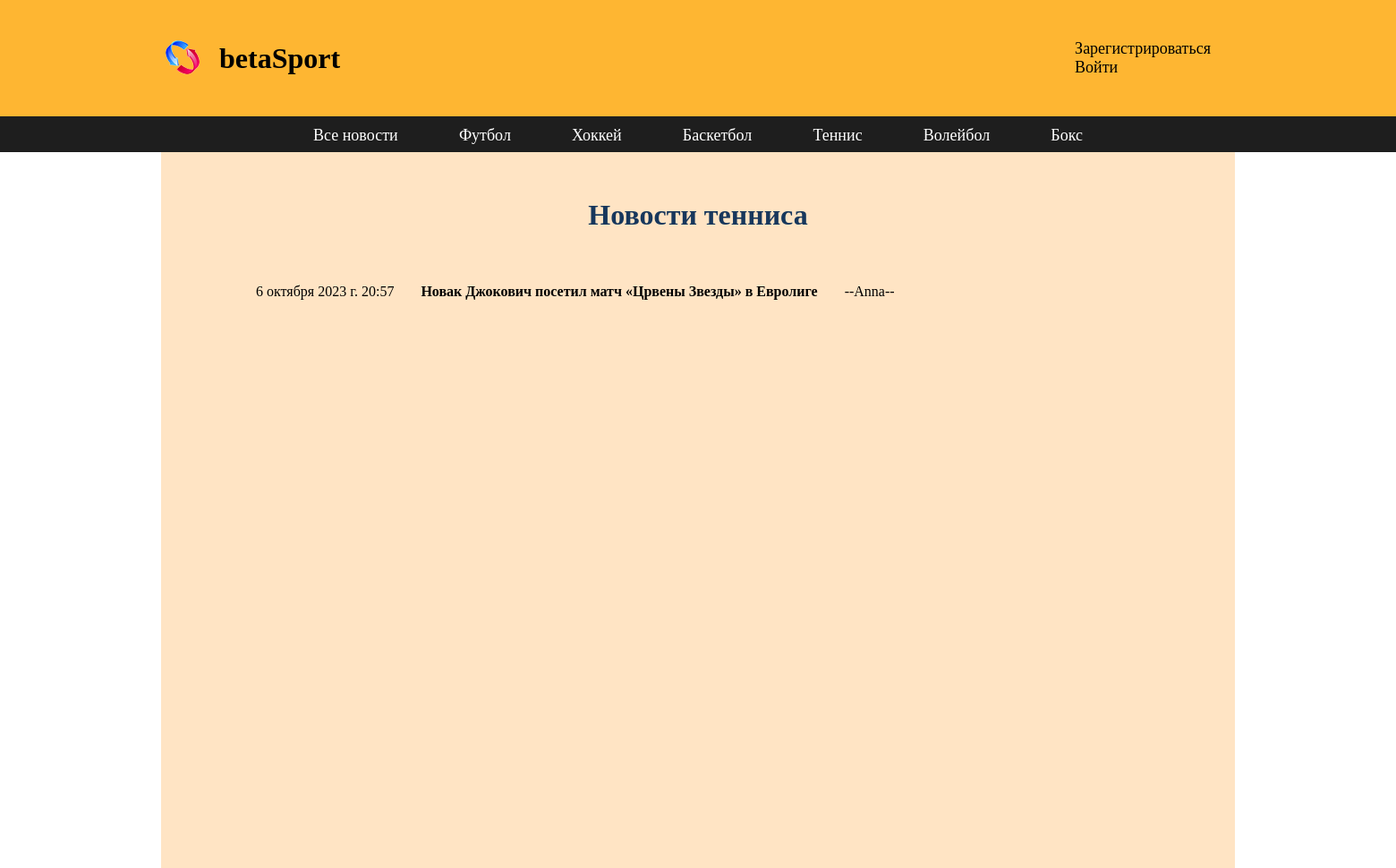
/tennis/, run on an earlier commit of the app's database.
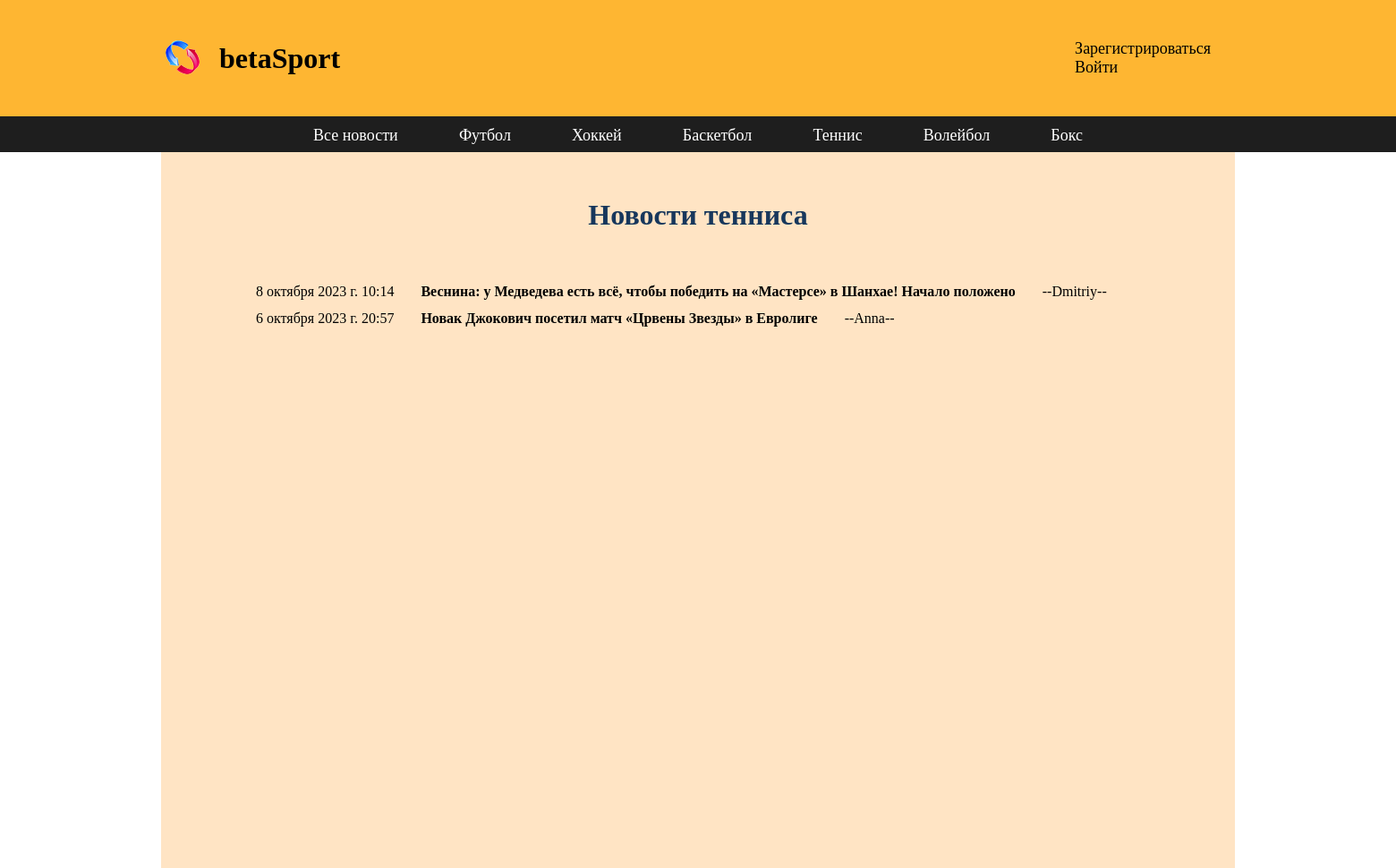
And on a later commit of the database.
### newpost/models.py (models this page shows, shortened)
class Sportnews(models.Model):
    sport = [
        (1, "футбол"),
        (2, "хоккей"),
        (3, "баскетбол"),
        (4, "теннис"),
        (5, "волейбол"),
        (6, "бокс")
    ]
    tsport = models.PositiveSmallIntegerField('tsport', choices=sport)
    title = models.CharField(max_length=100)
    news = models.TextField(max_length=1500)
    created = models.DateTimeField(auto_now_add=True)
    image = models.ImageField(upload_to='images/', blank=True)
    user = models.ForeignKey(User, on_delete=models.CASCADE, blank=True)
    vote_total = models.IntegerField(default=0)
    vote_ratio = models.IntegerField(default=0)

### newpost/views.py (the view)
# urls.py: path('tennis/', views.tennis, name='tennis'),
def tennis(request):
    an = Sportnews.objects.order_by('-created')
    return render(request, 'newpost/tennis.html', {'an': an})

### newpost/templates/newpost/tennis.html
{% extends 'newpost/base.html' %}
{% block content %}
<div class="aut">
    <div class="zag">
            <h1>Новости тенниса</h1>
    </div>
</div>
<div class="new">
    {% for i in an %}
        {% if i.tsport == 4 %}
        <div class="blok">
            <div class="creat"> {{ i.created }} </div>
            <div class="tit"> <a href="{% url 'detail' i.id %}"> {{ i.title }} </a> </div>
            <div class="us"> --{{ i.user }}-- </div>
         </div>
        {% endif %}
    {% endfor %}
</div>
{% endblock %}

What changed in the data, as far as the page shows it:
added Sportnews: created "8 октября 2023 г. 10:14", title "Веснина: у Медведева есть всё, чтобы победить на «Мастерсе» в Шанхае! Начало положено", user "Dmitriy"
